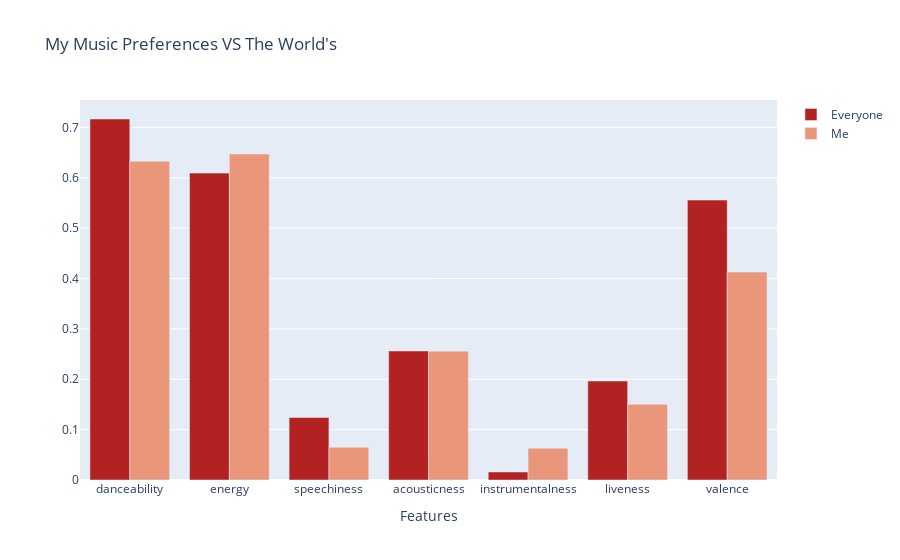

Notebook source saved alongside this figure:
### Code cell
trace1=go.Bar(x=average_comp['Feature'],y=average_comp['Everyone'],marker=dict(color='firebrick',opacity=1),name="Everyone")
trace2=go.Bar(x=average_comp['Feature'],y=average_comp['Me'],marker=dict(color='darksalmon',opacity=1),name="Me")

data=[trace1,trace2]

layout = go.Layout(title="My Music Preferences VS The World's",xaxis=dict(title="Features"),
                   barmode="group")

fig = go.Figure(data,layout)

fig.show()

### Figure 1 — Plotly figure (JSON) as saved in the notebook; plotly's stock layout.template omitted (floating-point values rounded to 4 significant figures)
{"data": [{"marker": {"color": "firebrick", "opacity": 1}, "name": "Everyone", "type": "bar", "x": ["danceability", "energy", "speechiness", "acousticness", "instrumentalness", "liveness", "valence"], "y": [0.7167, 0.6093, 0.1242, 0.2562, 0.01596, 0.1966, 0.5557]}, {"marker": {"color": "darksalmon", "opacity": 1}, "name": "Me", "type": "bar", "x": ["danceability", "energy", "speechiness", "acousticness", "instrumentalness", "liveness", "valence"], "y": [0.6326, 0.6471, 0.06481, 0.2558, 0.06315, 0.1503, 0.4128]}], "layout": {"barmode": "group", "title": {"text": "My Music Preferences VS The World's"}, "xaxis": {"title": {"text": "Features"}}}}
